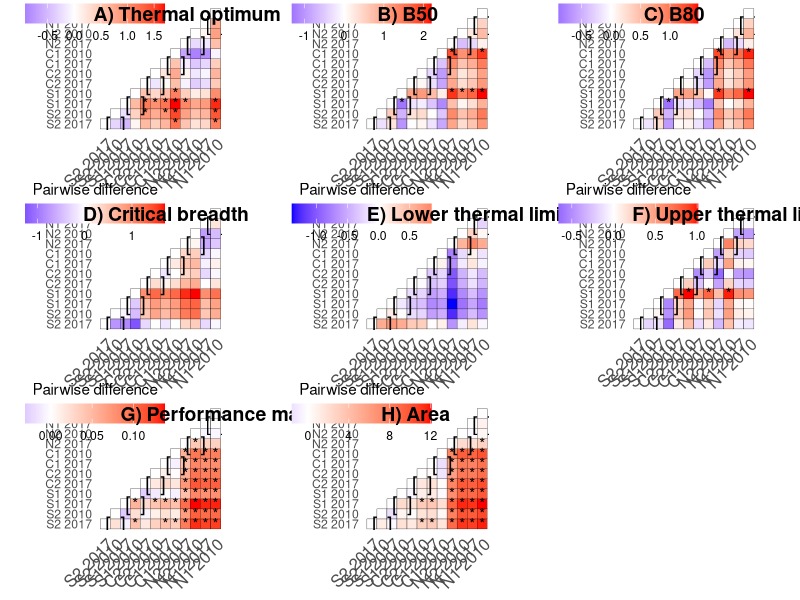

Source code (R):

#### PROJECT: Mimulus cardinalis TPC project
#### PURPOSE: Plot pairwise comparisons of TPC parameters 
####          between 12 M. cardinalis groups (Fig. S4)
#### AUTHOR: Rachel Wooliver
#### DATE LAST MODIFIED: 2020-05-18 by rcw


# The pairwise comparison datasets that we will read in have values representing posterior  
# averages of the column group minus the row group. * denotes probability of one group 
# having a smaller parameter value than another is less than 0.025 or greater than 0.975, 
# and ** denotes probability of one group having a smaller parameter value than anoter is 
# less than 0.01 or greater than 0.99  



###########################
# load packages
###########################
library(reshape2)
library(ggplot2)




# create a matrix the same size as each pairwise comparison table, but containing 
# 0's for comparisons nonessential for hypothesis testing and 1's for comparisons 
# essential for hypothesis testing
boxes <- matrix(0, nrow=12, ncol=12)
boxes[1,2] <- 1
boxes[3,4] <- 1
boxes[5,6] <- 1
boxes[7,8] <- 1
boxes[9,10] <- 1
boxes[11,12] <- 1
get_upper_tri <- function(cormat){
  cormat[lower.tri(cormat)]<- NA
  return(cormat)
}
upper_tri_boxes <- get_upper_tri(boxes)
melted_cormat_boxes <- melt(upper_tri_boxes, na.rm = TRUE)
melted_cormat_boxes$value[which(melted_cormat_boxes$value==0)] <- NA
melted_cormat_boxes$value[which(melted_cormat_boxes$value==1)] <- "[  ]"




##### 
##### thermal optima (same results with raw and back-transformed values):
##### 

# read in data and order N1 2010, N1 2017, N2 2010, N2 2017, C1 2010... S2 2010, S2 2017
dat <- read.csv("Analysis output/pairwise_tables_groups_av_zinf/maximaBT_pairwise_newthresh.csv", 
                row.names=1)
colnames(dat) <- c("N1 2010", "N1 2017", "N2 2010", "N2 2017",
                   "C1 2010", "C1 2017", "C2 2010", "C2 2017",
                   "S1 2010", "S1 2017", "S2 2010", "S2 2017")
rownames(dat) <- c("N1 2010", "N1 2017", "N2 2010", "N2 2017",
                   "C1 2010", "C1 2017", "C2 2010", "C2 2017",
                   "S1 2010", "S1 2017", "S2 2010", "S2 2017")
dat <- dat[12:1,12:1]



# create a matrix the same size as the pairwise comparison table, but containing 
# 0's for non-significant comparisons and 1's for significant comparisons
aster <- matrix(NA, nrow=12, ncol=12)
for(i in 1:dim(aster)[1]){
  vals <- dat[,i]
  for(j in 1:dim(aster)[1]){
    val <- as.numeric(as.character(vals[j]))
    if(is.na(val)==FALSE){aster[j,i] <- 0} else{aster[j,i] <- 1}
  }
}



# create a matrix the same size as the pairwise comparison table, but containing 
# numeric values (no asterisks)
nums <- matrix(NA, nrow=12, ncol=12)
for(i in 1:dim(nums)[1]){
  nums[,i] <- as.numeric(stringr::str_remove_all(as.character(dat[,i]), "[*]")) * (-1)
}
rownames(nums) <- rownames(dat)
colnames(nums) <- colnames(dat)



# plot heatmap with asterisks for significant comparisons
# datasets: aster (0=nonsignif/1=signif matrix), and nums (values of dat without asterisks)
# http://www.sthda.com/english/wiki/ggplot2-quick-correlation-matrix-heatmap-r-software-and-data-visualization

# Get upper triangle of the correlation matrix
get_upper_tri <- function(cormat){
  cormat[lower.tri(cormat)]<- NA
  return(cormat)
}

upper_tri <- get_upper_tri(nums)

# Melt the correlation matrix
melted_cormat <- melt(upper_tri, na.rm = TRUE)

# Now print asterisks onto heatmap. First get the melted upper triangle of aster
upper_tri_aster <- get_upper_tri(aster)
melted_cormat_aster <- melt(upper_tri_aster, na.rm = TRUE)
melted_cormat_aster$value[which(melted_cormat_aster$value==0)] <- NA
melted_cormat_aster$value[which(melted_cormat_aster$value==1)] <- "*"
melted_cormat$aster <- melted_cormat_aster$value

# put boxes into melted_cormat
melted_cormat$boxes <- melted_cormat_boxes$value


# Set limits of values
limits <- c(min(melted_cormat$value),max(melted_cormat$value))

# Heatmap, where red means y group is greater than x group
ggheatmapTopt <- ggplot(data = melted_cormat, aes(Var2, Var1, fill = value))+
  geom_tile(color = "black")+
  scale_fill_gradient2(low = "blue", high = "red", mid = "white", 
                       midpoint = 0, limit = c(limits), 
                       space = "Lab", 
                       name="Pairwise difference") +
  theme_minimal()+ 
  theme(axis.text.x = element_text(angle = 45, vjust = 1, 
                                   size = 12, hjust = 1))+
  coord_fixed()+
  geom_text(aes(Var2, Var1, label=aster), color = "black", shape=8) +
  geom_text(aes(Var2, Var1, label=boxes), color = "black", size=5) +
  theme(
    axis.title.x = element_blank(),
    axis.title.y = element_blank(),
    panel.grid.major = element_blank(),
    panel.border = element_blank(),
    panel.background = element_blank(),
    axis.ticks = element_blank(),
    legend.justification = c(1, 0),
    legend.position = c(0.6, 0.65),
    legend.direction = "horizontal")+
  guides(fill = guide_colorbar(barwidth = 7, barheight = 1,
                               title.position = "top", title.hjust = 0.5))







##### 
##### x_min:
##### 

dat <- read.csv("Analysis output/pairwise_tables_groups_av_zinf/x_minBT_pairwise_newthresh.csv", 
                row.names=1) 
colnames(dat) <- c("N1 2010", "N1 2017", "N2 2010", "N2 2017",
                   "C1 2010", "C1 2017", "C2 2010", "C2 2017",
                   "S1 2010", "S1 2017", "S2 2010", "S2 2017")
rownames(dat) <- c("N1 2010", "N1 2017", "N2 2010", "N2 2017",
                   "C1 2010", "C1 2017", "C2 2010", "C2 2017",
                   "S1 2010", "S1 2017", "S2 2010", "S2 2017")
dat <- dat[12:1,12:1]

# create a matrix the same size as the pairwise comparison table, but containing 
# 0's for non-significant comparisons and 1's for significant comparisons
aster <- matrix(NA, nrow=12, ncol=12)
for(i in 1:dim(aster)[1]){
  vals <- dat[,i]
  for(j in 1:dim(aster)[1]){
    val <- as.numeric(as.character(vals[j]))
    if(is.na(val)==FALSE){aster[j,i] <- 0} else{aster[j,i] <- 1}
  }
}

# create a matrix the same size as the pairwise comparison table, but containing 
# numeric values (no asterisks)
nums <- matrix(NA, nrow=12, ncol=12)
for(i in 1:dim(nums)[1]){
  nums[,i] <- as.numeric(stringr::str_remove_all(as.character(dat[,i]), "[*]")) * (-1)
}
rownames(nums) <- rownames(dat)
colnames(nums) <- colnames(dat)



# plot heatmap with asterisks for significant comparisons
# datasets: aster (0=nonsignif/1=signif matrix), and nums (values of dat without asterisks)
# http://www.sthda.com/english/wiki/ggplot2-quick-correlation-matrix-heatmap-r-software-and-data-visualization

# Get upper triangle of the correlation matrix
get_upper_tri <- function(cormat){
  cormat[lower.tri(cormat)]<- NA
  return(cormat)
}

upper_tri <- get_upper_tri(nums)

# Melt the correlation matrix
melted_cormat <- melt(upper_tri, na.rm = TRUE)

# Now print asterisks onto heatmap. First get the melted upper triangle of aster
upper_tri_aster <- get_upper_tri(aster)
melted_cormat_aster <- melt(upper_tri_aster, na.rm = TRUE)
melted_cormat_aster$value[which(melted_cormat_aster$value==0)] <- NA
melted_cormat_aster$value[which(melted_cormat_aster$value==1)] <- "*"
melted_cormat$aster <- melted_cormat_aster$value

# put boxes into melted_cormat
melted_cormat$boxes <- melted_cormat_boxes$value

# Set limits of values
limits <- c(min(melted_cormat$value),max(melted_cormat$value))

# Heatmap, where red means y group is greater than x group
ggheatmapXmin <- ggplot(data = melted_cormat, aes(Var2, Var1, fill = value))+
  geom_tile(color = "black")+
  scale_fill_gradient2(low = "blue", high = "red", mid = "white", 
                       midpoint = 0, limit = c(limits), 
                       space = "Lab", 
                       name="Pairwise difference") +
  theme_minimal()+ 
  theme(axis.text.x = element_text(angle = 45, vjust = 1, 
                                   size = 12, hjust = 1))+
  coord_fixed()+
  geom_text(aes(Var2, Var1, label=aster), color = "black", shape=8) +
  geom_text(aes(Var2, Var1, label=boxes), color = "black", size=5) +
  theme(
    axis.title.x = element_blank(),
    axis.title.y = element_blank(),
    panel.grid.major = element_blank(),
    panel.border = element_blank(),
    panel.background = element_blank(),
    axis.ticks = element_blank(),
    legend.justification = c(1, 0),
    legend.position = c(0.6, 0.65),
    legend.direction = "horizontal")+
  guides(fill = guide_colorbar(barwidth = 7, barheight = 1,
                               title.position = "top", title.hjust = 0.5))







##### 
##### x_max:
##### 

dat <- read.csv("Analysis output/pairwise_tables_groups_av_zinf/x_maxBT_pairwise_newthresh.csv", 
                row.names=1) 
colnames(dat) <- c("N1 2010", "N1 2017", "N2 2010", "N2 2017",
                   "C1 2010", "C1 2017", "C2 2010", "C2 2017",
                   "S1 2010", "S1 2017", "S2 2010", "S2 2017")
rownames(dat) <- c("N1 2010", "N1 2017", "N2 2010", "N2 2017",
                   "C1 2010", "C1 2017", "C2 2010", "C2 2017",
                   "S1 2010", "S1 2017", "S2 2010", "S2 2017")
dat <- dat[12:1,12:1]

# create a matrix the same size as the pairwise comparison table, but containing 
# 0's for non-significant comparisons and 1's for significant comparisons
aster <- matrix(NA, nrow=12, ncol=12)
for(i in 1:dim(aster)[1]){
  vals <- dat[,i]
  for(j in 1:dim(aster)[1]){
    val <- as.numeric(as.character(vals[j]))
    if(is.na(val)==FALSE){aster[j,i] <- 0} else{aster[j,i] <- 1}
  }
}

# create a matrix the same size as the pairwise comparison table, but containing 
# numeric values (no asterisks)
nums <- matrix(NA, nrow=12, ncol=12)
for(i in 1:dim(nums)[1]){
  nums[,i] <- as.numeric(stringr::str_remove_all(as.character(dat[,i]), "[*]")) * (-1)
}
rownames(nums) <- rownames(dat)
colnames(nums) <- colnames(dat)



# plot heatmap with asterisks for significant comparisons
# datasets: aster (0=nonsignif/1=signif matrix), and nums (values of dat without asterisks)
# http://www.sthda.com/english/wiki/ggplot2-quick-correlation-matrix-heatmap-r-software-and-data-visualization

# Get upper triangle of the correlation matrix
get_upper_tri <- function(cormat){
  cormat[lower.tri(cormat)]<- NA
  return(cormat)
}

upper_tri <- get_upper_tri(nums)

# Melt the correlation matrix
melted_cormat <- melt(upper_tri, na.rm = TRUE)

# Now print asterisks onto heatmap. First get the melted upper triangle of aster
upper_tri_aster <- get_upper_tri(aster)
melted_cormat_aster <- melt(upper_tri_aster, na.rm = TRUE)
melted_cormat_aster$value[which(melted_cormat_aster$value==0)] <- NA
melted_cormat_aster$value[which(melted_cormat_aster$value==1)] <- "*"
melted_cormat$aster <- melted_cormat_aster$value

# put boxes into melted_cormat
melted_cormat$boxes <- melted_cormat_boxes$value

# Set limits of values
limits <- c(min(melted_cormat$value),max(melted_cormat$value))

# Heatmap, where red means y group is greater than x group
ggheatmapXmax <- ggplot(data = melted_cormat, aes(Var2, Var1, fill = value))+
  geom_tile(color = "black")+
  scale_fill_gradient2(low = "blue", high = "red", mid = "white", 
                       midpoint = 0, limit = c(limits), 
                       space = "Lab", 
                       name="Pairwise difference") +
  theme_minimal()+ 
  theme(axis.text.x = element_text(angle = 45, vjust = 1, 
                                   size = 12, hjust = 1))+
  coord_fixed()+
  geom_text(aes(Var2, Var1, label=aster), color = "black", shape=8) +
  geom_text(aes(Var2, Var1, label=boxes), color = "black", size=5) +
  theme(
    axis.title.x = element_blank(),
    axis.title.y = element_blank(),
    panel.grid.major = element_blank(),
    panel.border = element_blank(),
    panel.background = element_blank(),
    axis.ticks = element_blank(),
    legend.justification = c(1, 0),
    legend.position = c(0.6, 0.65),
    legend.direction = "horizontal")+
  guides(fill = guide_colorbar(barwidth = 7, barheight = 1,
                               title.position = "top", title.hjust = 0.5))














##### 
##### breadth (B50):
##### 

dat <- read.csv("Analysis output/pairwise_tables_groups_av_zinf/B50_pairwise_newthresh.csv", 
                row.names=1) 
colnames(dat) <- c("N1 2010", "N1 2017", "N2 2010", "N2 2017",
                   "C1 2010", "C1 2017", "C2 2010", "C2 2017",
                   "S1 2010", "S1 2017", "S2 2010", "S2 2017")
rownames(dat) <- c("N1 2010", "N1 2017", "N2 2010", "N2 2017",
                   "C1 2010", "C1 2017", "C2 2010", "C2 2017",
                   "S1 2010", "S1 2017", "S2 2010", "S2 2017")
dat <- dat[12:1,12:1]

# create a matrix the same size as the pairwise comparison table, but containing 
# 0's for non-significant comparisons and 1's for significant comparisons
aster <- matrix(NA, nrow=12, ncol=12)
for(i in 1:dim(aster)[1]){
  vals <- dat[,i]
  for(j in 1:dim(aster)[1]){
    val <- as.numeric(as.character(vals[j]))
    if(is.na(val)==FALSE){aster[j,i] <- 0} else{aster[j,i] <- 1}
  }
}

# create a matrix the same size as the pairwise comparison table, but containing 
# numeric values (no asterisks)
nums <- matrix(NA, nrow=12, ncol=12)
for(i in 1:dim(nums)[1]){
  nums[,i] <- as.numeric(stringr::str_remove_all(as.character(dat[,i]), "[*]")) * (-1)
}
rownames(nums) <- rownames(dat)
colnames(nums) <- colnames(dat)



# plot heatmap with asterisks for significant comparisons
# datasets: aster (0=nonsignif/1=signif matrix), and nums (values of dat without asterisks)
# http://www.sthda.com/english/wiki/ggplot2-quick-correlation-matrix-heatmap-r-software-and-data-visualization

# Get upper triangle of the correlation matrix
get_upper_tri <- function(cormat){
  cormat[lower.tri(cormat)]<- NA
  return(cormat)
}

upper_tri <- get_upper_tri(nums)

# Melt the correlation matrix
melted_cormat <- melt(upper_tri, na.rm = TRUE)

# Now print asterisks onto heatmap. First get the melted upper triangle of aster
upper_tri_aster <- get_upper_tri(aster)
melted_cormat_aster <- melt(upper_tri_aster, na.rm = TRUE)
melted_cormat_aster$value[which(melted_cormat_aster$value==0)] <- NA
melted_cormat_aster$value[which(melted_cormat_aster$value==1)] <- "*"
melted_cormat$aster <- melted_cormat_aster$value

# put boxes into melted_cormat
melted_cormat$boxes <- melted_cormat_boxes$value

# Set limits of values
limits <- c(min(melted_cormat$value),max(melted_cormat$value))

# Heatmap, where red means y group is greater than x group
ggheatmapB50 <- ggplot(data = melted_cormat, aes(Var2, Var1, fill = value))+
  geom_tile(color = "black")+
  scale_fill_gradient2(low = "blue", high = "red", mid = "white", 
                       midpoint = 0, limit = c(limits), 
                       space = "Lab", 
                       name="Pairwise difference") +
  theme_minimal()+ 
  theme(axis.text.x = element_text(angle = 45, vjust = 1, 
                                   size = 12, hjust = 1))+
  coord_fixed()+
  geom_text(aes(Var2, Var1, label=aster), color = "black", shape=8) +
  geom_text(aes(Var2, Var1, label=boxes), color = "black", size=5) +
  theme(
    axis.title.x = element_blank(),
    axis.title.y = element_blank(),
    panel.grid.major = element_blank(),
    panel.border = element_blank(),
    panel.background = element_blank(),
    axis.ticks = element_blank(),
    legend.justification = c(1, 0),
    legend.position = c(0.6, 0.65),
    legend.direction = "horizontal")+
  guides(fill = guide_colorbar(barwidth = 7, barheight = 1,
                               title.position = "top", title.hjust = 0.5))












##### 
##### breadth (B80):
##### 

dat <- read.csv("Analysis output/pairwise_tables_groups_av_zinf/B80_pairwise_newthresh.csv", 
                row.names=1) 
colnames(dat) <- c("N1 2010", "N1 2017", "N2 2010", "N2 2017",
                   "C1 2010", "C1 2017", "C2 2010", "C2 2017",
                   "S1 2010", "S1 2017", "S2 2010", "S2 2017")
rownames(dat) <- c("N1 2010", "N1 2017", "N2 2010", "N2 2017",
                   "C1 2010", "C1 2017", "C2 2010", "C2 2017",
                   "S1 2010", "S1 2017", "S2 2010", "S2 2017")
dat <- dat[12:1,12:1]

# create a matrix the same size as the pairwise comparison table, but containing 
# 0's for non-significant comparisons and 1's for significant comparisons
aster <- matrix(NA, nrow=12, ncol=12)
for(i in 1:dim(aster)[1]){
  vals <- dat[,i]
  for(j in 1:dim(aster)[1]){
    val <- as.numeric(as.character(vals[j]))
    if(is.na(val)==FALSE){aster[j,i] <- 0} else{aster[j,i] <- 1}
  }
}

# create a matrix the same size as the pairwise comparison table, but containing 
# numeric values (no asterisks)
nums <- matrix(NA, nrow=12, ncol=12)
for(i in 1:dim(nums)[1]){
  nums[,i] <- as.numeric(stringr::str_remove_all(as.character(dat[,i]), "[*]")) * (-1)
}
rownames(nums) <- rownames(dat)
colnames(nums) <- colnames(dat)



# plot heatmap with asterisks for significant comparisons
# datasets: aster (0=nonsignif/1=signif matrix), and nums (values of dat without asterisks)
# http://www.sthda.com/english/wiki/ggplot2-quick-correlation-matrix-heatmap-r-software-and-data-visualization

# Get upper triangle of the correlation matrix
get_upper_tri <- function(cormat){
  cormat[lower.tri(cormat)]<- NA
  return(cormat)
}

upper_tri <- get_upper_tri(nums)

# Melt the correlation matrix
melted_cormat <- melt(upper_tri, na.rm = TRUE)

# Now print asterisks onto heatmap. First get the melted upper triangle of aster
upper_tri_aster <- get_upper_tri(aster)
melted_cormat_aster <- melt(upper_tri_aster, na.rm = TRUE)
melted_cormat_aster$value[which(melted_cormat_aster$value==0)] <- NA
melted_cormat_aster$value[which(melted_cormat_aster$value==1)] <- "*"
melted_cormat$aster <- melted_cormat_aster$value

# put boxes into melted_cormat
melted_cormat$boxes <- melted_cormat_boxes$value

# Set limits of values
limits <- c(min(melted_cormat$value),max(melted_cormat$value))

# Heatmap, where red means y group is greater than x group
ggheatmapB80 <- ggplot(data = melted_cormat, aes(Var2, Var1, fill = value))+
  geom_tile(color = "black")+
  scale_fill_gradient2(low = "blue", high = "red", mid = "white", 
                       midpoint = 0, limit = c(limits), 
                       space = "Lab", 
                       name="Pairwise difference") +
  theme_minimal()+ 
  theme(axis.text.x = element_text(angle = 45, vjust = 1, 
                                   size = 12, hjust = 1))+
  coord_fixed()+
  geom_text(aes(Var2, Var1, label=aster), color = "black", shape=8) +
  geom_text(aes(Var2, Var1, label=boxes), color = "black", size=5) +
  theme(
    axis.title.x = element_blank(),
    axis.title.y = element_blank(),
    panel.grid.major = element_blank(),
    panel.border = element_blank(),
    panel.background = element_blank(),
    axis.ticks = element_blank(),
    legend.justification = c(1, 0),
    legend.position = c(0.6, 0.65),
    legend.direction = "horizontal")+
  guides(fill = guide_colorbar(barwidth = 7, barheight = 1,
                               title.position = "top", title.hjust = 0.5))







##### 
##### performance maximum:
##### 

dat <- read.csv("Analysis output/pairwise_tables_groups_av_zinf/max_RGR_pairwise_newthresh.csv", 
                row.names=1) 
colnames(dat) <- c("N1 2010", "N1 2017", "N2 2010", "N2 2017",
                   "C1 2010", "C1 2017", "C2 2010", "C2 2017",
                   "S1 2010", "S1 2017", "S2 2010", "S2 2017")
rownames(dat) <- c("N1 2010", "N1 2017", "N2 2010", "N2 2017",
                   "C1 2010", "C1 2017", "C2 2010", "C2 2017",
                   "S1 2010", "S1 2017", "S2 2010", "S2 2017")
dat <- dat[12:1,12:1]

# create a matrix the same size as the pairwise comparison table, but containing 
# 0's for non-significant comparisons and 1's for significant comparisons
aster <- matrix(NA, nrow=12, ncol=12)
for(i in 1:dim(aster)[1]){
  vals <- dat[,i]
  for(j in 1:dim(aster)[1]){
    val <- as.numeric(as.character(vals[j]))
    if(is.na(val)==FALSE){aster[j,i] <- 0} else{aster[j,i] <- 1}
  }
}

# create a matrix the same size as the pairwise comparison table, but containing 
# numeric values (no asterisks)
nums <- matrix(NA, nrow=12, ncol=12)
for(i in 1:dim(nums)[1]){
  nums[,i] <- as.numeric(stringr::str_remove_all(as.character(dat[,i]), "[*]")) * (-1)
}
rownames(nums) <- rownames(dat)
colnames(nums) <- colnames(dat)



# plot heatmap with asterisks for significant comparisons
# datasets: aster (0=nonsignif/1=signif matrix), and nums (values of dat without asterisks)
# http://www.sthda.com/english/wiki/ggplot2-quick-correlation-matrix-heatmap-r-software-and-data-visualization

# Get upper triangle of the correlation matrix
get_upper_tri <- function(cormat){
  cormat[lower.tri(cormat)]<- NA
  return(cormat)
}

upper_tri <- get_upper_tri(nums)

# Melt the correlation matrix
melted_cormat <- melt(upper_tri, na.rm = TRUE)

# Now print asterisks onto heatmap. First get the melted upper triangle of aster
upper_tri_aster <- get_upper_tri(aster)
melted_cormat_aster <- melt(upper_tri_aster, na.rm = TRUE)
melted_cormat_aster$value[which(melted_cormat_aster$value==0)] <- NA
melted_cormat_aster$value[which(melted_cormat_aster$value==1)] <- "*"
melted_cormat$aster <- melted_cormat_aster$value

# put boxes into melted_cormat
melted_cormat$boxes <- melted_cormat_boxes$value

# Set limits of values
limits <- c(min(melted_cormat$value),max(melted_cormat$value))

# Heatmap, where red means y group is greater than x group
ggheatmapmax_RGR <- ggplot(data = melted_cormat, aes(Var2, Var1, fill = value))+
  geom_tile(color = "black")+
  scale_fill_gradient2(low = "blue", high = "red", mid = "white", 
                       midpoint = 0, limit = c(limits), 
                       space = "Lab", 
                       name="Pairwise difference") +
  theme_minimal()+ 
  theme(axis.text.x = element_text(angle = 45, vjust = 1, 
                                   size = 12, hjust = 1))+
  coord_fixed()+
  geom_text(aes(Var2, Var1, label=aster), color = "black", shape=8) +
  geom_text(aes(Var2, Var1, label=boxes), color = "black", size=5) +
  theme(
    axis.title.x = element_blank(),
    axis.title.y = element_blank(),
    panel.grid.major = element_blank(),
    panel.border = element_blank(),
    panel.background = element_blank(),
    axis.ticks = element_blank(),
    legend.justification = c(1, 0),
    legend.position = c(0.6, 0.65),
    legend.direction = "horizontal")+
  guides(fill = guide_colorbar(barwidth = 7, barheight = 1,
                               title.position = "top", title.hjust = 0.5))







##### 
##### area:
##### 

dat <- read.csv("Analysis output/pairwise_tables_groups_av_zinf/area_pairwise_newthresh.csv", 
                row.names=1) 
colnames(dat) <- c("N1 2010", "N1 2017", "N2 2010", "N2 2017",
                   "C1 2010", "C1 2017", "C2 2010", "C2 2017",
                   "S1 2010", "S1 2017", "S2 2010", "S2 2017")
rownames(dat) <- c("N1 2010", "N1 2017", "N2 2010", "N2 2017",
                   "C1 2010", "C1 2017", "C2 2010", "C2 2017",
                   "S1 2010", "S1 2017", "S2 2010", "S2 2017")
dat <- dat[12:1,12:1]

# create a matrix the same size as the pairwise comparison table, but containing 
# 0's for non-significant comparisons and 1's for significant comparisons
aster <- matrix(NA, nrow=12, ncol=12)
for(i in 1:dim(aster)[1]){
  vals <- dat[,i]
  for(j in 1:dim(aster)[1]){
    val <- as.numeric(as.character(vals[j]))
    if(is.na(val)==FALSE){aster[j,i] <- 0} else{aster[j,i] <- 1}
  }
}

# create a matrix the same size as the pairwise comparison table, but containing 
# numeric values (no asterisks)
nums <- matrix(NA, nrow=12, ncol=12)
for(i in 1:dim(nums)[1]){
  nums[,i] <- as.numeric(stringr::str_remove_all(as.character(dat[,i]), "[*]")) * (-1)
}
rownames(nums) <- rownames(dat)
colnames(nums) <- colnames(dat)



# plot heatmap with asterisks for significant comparisons
# datasets: aster (0=nonsignif/1=signif matrix), and nums (values of dat without asterisks)
# http://www.sthda.com/english/wiki/ggplot2-quick-correlation-matrix-heatmap-r-software-and-data-visualization

# Get upper triangle of the correlation matrix
get_upper_tri <- function(cormat){
  cormat[lower.tri(cormat)]<- NA
  return(cormat)
}

upper_tri <- get_upper_tri(nums)

# Melt the correlation matrix
melted_cormat <- melt(upper_tri, na.rm = TRUE)

# Now print asterisks onto heatmap. First get the melted upper triangle of aster
upper_tri_aster <- get_upper_tri(aster)
melted_cormat_aster <- melt(upper_tri_aster, na.rm = TRUE)
melted_cormat_aster$value[which(melted_cormat_aster$value==0)] <- NA
melted_cormat_aster$value[which(melted_cormat_aster$value==1)] <- "*"
melted_cormat$aster <- melted_cormat_aster$value

# put boxes into melted_cormat
melted_cormat$boxes <- melted_cormat_boxes$value

# Set limits of values
limits <- c(min(melted_cormat$value),max(melted_cormat$value))

# Heatmap, where red means y group is greater than x group
ggheatmapArea <- ggplot(data = melted_cormat, aes(Var2, Var1, fill = value))+
  geom_tile(color = "black")+
  scale_fill_gradient2(low = "blue", high = "red", mid = "white", 
                       midpoint = 0, limit = c(limits), 
                       space = "Lab", 
                       name="Pairwise difference") +
  theme_minimal()+ 
  theme(axis.text.x = element_text(angle = 45, vjust = 1, 
                                   size = 12, hjust = 1))+
  coord_fixed()+
  geom_text(aes(Var2, Var1, label=aster), color = "black", shape=8) +
  geom_text(aes(Var2, Var1, label=boxes), color = "black", size=5) +
  theme(
    axis.title.x = element_blank(),
    axis.title.y = element_blank(),
    panel.grid.major = element_blank(),
    panel.border = element_blank(),
    panel.background = element_blank(),
    axis.ticks = element_blank(),
    legend.justification = c(1, 0),
    legend.position = c(0.6, 0.65),
    legend.direction = "horizontal")+
  guides(fill = guide_colorbar(barwidth = 7, barheight = 1,
                               title.position = "top", title.hjust = 0.5))






##### 
##### critical breadth:
##### 

dat <- read.csv("Analysis output/pairwise_tables_groups_av_zinf/breadthBT_pairwise_newthresh.csv", 
                row.names=1) 
colnames(dat) <- c("N1 2010", "N1 2017", "N2 2010", "N2 2017",
                   "C1 2010", "C1 2017", "C2 2010", "C2 2017",
                   "S1 2010", "S1 2017", "S2 2010", "S2 2017")
rownames(dat) <- c("N1 2010", "N1 2017", "N2 2010", "N2 2017",
                   "C1 2010", "C1 2017", "C2 2010", "C2 2017",
                   "S1 2010", "S1 2017", "S2 2010", "S2 2017")
dat <- dat[12:1,12:1]

# create a matrix the same size as the pairwise comparison table, but containing 
# 0's for non-significant comparisons and 1's for significant comparisons
aster <- matrix(NA, nrow=12, ncol=12)
for(i in 1:dim(aster)[1]){
  vals <- dat[,i]
  for(j in 1:dim(aster)[1]){
    val <- as.numeric(as.character(vals[j]))
    if(is.na(val)==FALSE){aster[j,i] <- 0} else{aster[j,i] <- 1}
  }
}

# create a matrix the same size as the pairwise comparison table, but containing 
# numeric values (no asterisks)
nums <- matrix(NA, nrow=12, ncol=12)
for(i in 1:dim(nums)[1]){
  nums[,i] <- as.numeric(stringr::str_remove_all(as.character(dat[,i]), "[*]")) * (-1)
}
rownames(nums) <- rownames(dat)
colnames(nums) <- colnames(dat)



# plot heatmap with asterisks for significant comparisons
# datasets: aster (0=nonsignif/1=signif matrix), and nums (values of dat without asterisks)
# http://www.sthda.com/english/wiki/ggplot2-quick-correlation-matrix-heatmap-r-software-and-data-visualization

# Get upper triangle of the correlation matrix
get_upper_tri <- function(cormat){
  cormat[lower.tri(cormat)]<- NA
  return(cormat)
}

upper_tri <- get_upper_tri(nums)

# Melt the correlation matrix
melted_cormat <- melt(upper_tri, na.rm = TRUE)

# Now print asterisks onto heatmap. First get the melted upper triangle of aster
upper_tri_aster <- get_upper_tri(aster)
melted_cormat_aster <- melt(upper_tri_aster, na.rm = TRUE)
melted_cormat_aster$value[which(melted_cormat_aster$value==0)] <- NA
melted_cormat_aster$value[which(melted_cormat_aster$value==1)] <- "*"
melted_cormat$aster <- melted_cormat_aster$value

# put boxes into melted_cormat
melted_cormat$boxes <- melted_cormat_boxes$value

# Set limits of values
limits <- c(min(melted_cormat$value),max(melted_cormat$value))

# Heatmap, where red means y group is greater than x group
ggheatmapBreadth <- ggplot(data = melted_cormat, aes(Var2, Var1, fill = value))+
  geom_tile(color = "black")+
  scale_fill_gradient2(low = "blue", high = "red", mid = "white", 
                       midpoint = 0, limit = c(limits), 
                       space = "Lab", 
                       name="Pairwise difference") +
  theme_minimal()+ 
  theme(axis.text.x = element_text(angle = 45, vjust = 1, 
                                   size = 12, hjust = 1))+
  coord_fixed()+
  geom_text(aes(Var2, Var1, label=aster), color = "black", shape=8) +
  geom_text(aes(Var2, Var1, label=boxes), color = "black", size=5) +
  theme(
    axis.title.x = element_blank(),
    axis.title.y = element_blank(),
    panel.grid.major = element_blank(),
    panel.border = element_blank(),
    panel.background = element_blank(),
    axis.ticks = element_blank(),
    legend.justification = c(1, 0),
    legend.position = c(0.6, 0.65),
    legend.direction = "horizontal")+
  guides(fill = guide_colorbar(barwidth = 7, barheight = 1,
                               title.position = "top", title.hjust = 0.5))











################ Plot everything together
# Heatmaps indicate pairwise difference between groups,
# where red means x group is greater than y group 
# and, blue means x group is less than y group
# comparisons with brackets indicate those that compare
# years within each population.




library(ggpubr)
theme_set(theme_minimal())
pdf("Figures/Figure S4_zinf.pdf", height=15, width=15)
figure <- ggarrange(ggheatmapTopt, ggheatmapB50, ggheatmapB80, 
                    ggheatmapBreadth, ggheatmapXmin, ggheatmapXmax,
                    ggheatmapmax_RGR, ggheatmapArea, 
                    labels = c("A) Thermal optimum", "B) B50", "C) B80",
                               "D) Critical breadth","E) Lower thermal limit", "F) Upper thermal limit", 
                               "G) Performance maximum", "H) Area"),
                    label.x = c(0,0.3,0.3,0,0,0,0,0.3), label.y=1, 
                    ncol = 3, nrow = 3)
figure
dev.off()
 







